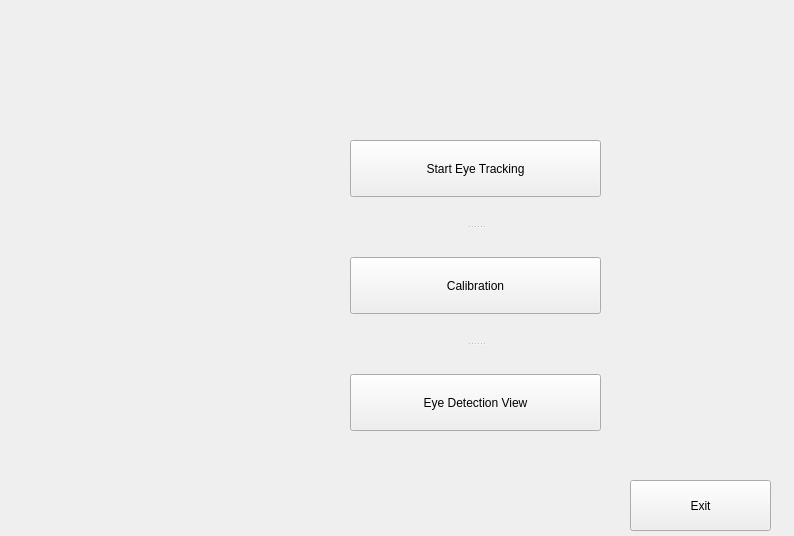
<?xml version="1.0" encoding="UTF-8"?>
<ui version="4.0">
 <class>MainWindow</class>
 <widget class="QWidget" name="MainWindow">
  <property name="geometry">
   <rect>
    <x>0</x>
    <y>0</y>
    <width>794</width>
    <height>536</height>
   </rect>
  </property>
  <property name="windowTitle">
   <string>Form</string>
  </property>
  <widget class="QPushButton" name="Exit">
   <property name="geometry">
    <rect>
     <x>630</x>
     <y>480</y>
     <width>141</width>
     <height>51</height>
    </rect>
   </property>
   <property name="text">
    <string>Exit</string>
   </property>
  </widget>
  <widget class="QSplitter" name="splitter">
   <property name="geometry">
    <rect>
     <x>350</x>
     <y>140</y>
     <width>251</width>
     <height>291</height>
    </rect>
   </property>
   <property name="orientation">
    <enum>Qt::Vertical</enum>
   </property>
   <property name="handleWidth">
    <number>60</number>
   </property>
   <widget class="QPushButton" name="Start">
    <property name="text">
     <string>Start Eye Tracking</string>
    </property>
   </widget>
   <widget class="QPushButton" name="Calibration">
    <property name="text">
     <string>Calibration</string>
    </property>
   </widget>
   <widget class="QPushButton" name="EyeDetection">
    <property name="text">
     <string>Eye Detection View</string>
    </property>
   </widget>
  </widget>
 </widget>
 <resources/>
 <connections>
  <connection>
   <sender>Exit</sender>
   <signal>clicked()</signal>
   <receiver>MainWindow</receiver>
   <slot>close()</slot>
   <hints>
    <hint type="sourcelabel">
     <x>715</x>
     <y>535</y>
    </hint>
    <hint type="destinationlabel">
     <x>774</x>
     <y>564</y>
    </hint>
   </hints>
  </connection>
 </connections>
</ui>
